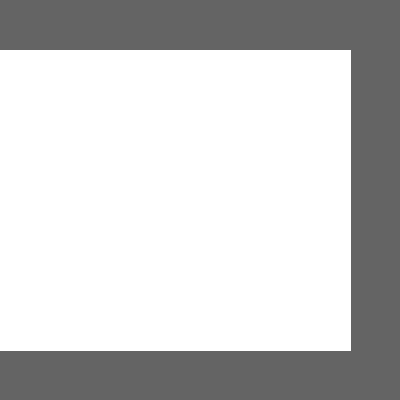
Frame 1 (no input)
Frame 60 (the mouse pressed at the canvas centre just before this capture): identical to frame 1, image omitted
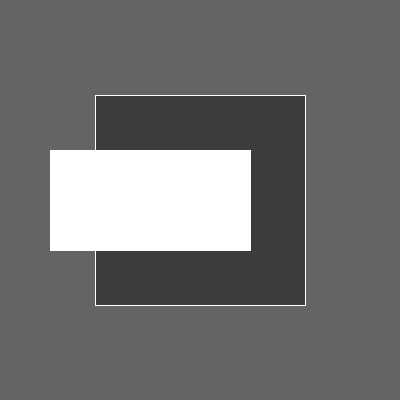
Frame 120 (the mouse held since frame 60 and released just before this capture)

The Processing sketch that drew these frames (run headless with seeded random() and noise(); from frame 60 on, the mouse is pressed at the canvas centre):

// Processing sketch: processing_147874
// ── processing_147874.pde

void setup() {
size(400,400);
frameRate(30);
}
void draw() {
background(100);
stroke(255);
fill(frameCount/2);
rectMode(CENTER);
rect(width/2,height/2,mouseX+10,mouseY+10);

fill(255);
ellipse(width/2,height/2,mouseX-150,mouseY-150);

rectMode(CENTER);
rect(width/4, height/2,mouseX-300, mouseY-300);

rectMode(CENTER);
rect(width/2, height/2,mouseX-300, mouseY-300);


}
void keyPressed() {
println(key);
}
